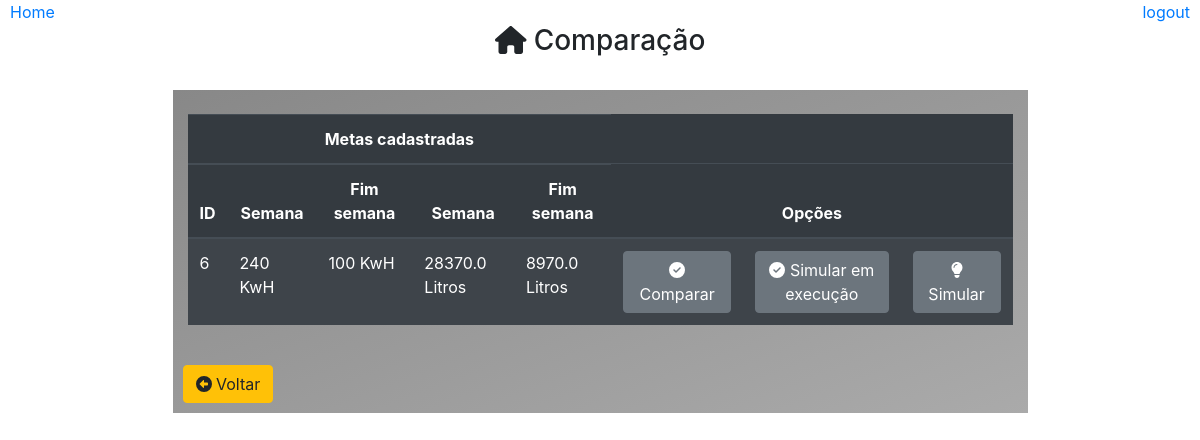
Page /simular/selecionar/meta?casa_id=1 on the earlier database version.
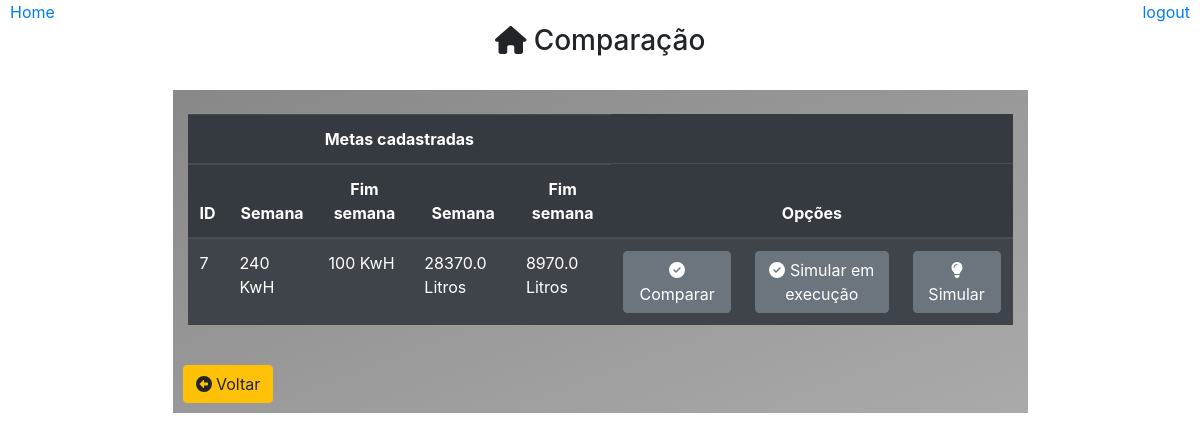
Same page on the later database version.
### core/models.py (models this page shows)
class MetaTreino(models.Model):
    casa = models.ForeignKey(Casa,on_delete=models.CASCADE)
    mes = models.CharField(max_length=30)
    reduzir_agua_semana = models.FloatField(default=0)
    reduzir_agua_feriado = models.FloatField(default=0)
    reduzir_energia_semana = models.FloatField(default=0)
    reduzir_energia_feriado = models.FloatField(default=0)
    class Meta:
        db_table = 'meta_treino'

### core/pages/comparar/views.py (the view)
# urls.py: path('simular/selecionar/meta', comparar.Exibir),
def Exibir(request):
    casa_id = request.GET.get('casa_id')
    if casa_id:
        casa = Casa.objects.get(id=casa_id)
        metas = MetaTreino.objects.filter(
            casa = casa
        )
        for item in metas:
            item.reduzir_energia_semana = round(item.reduzir_energia_semana /1000) #converto para Kwh
            item.reduzir_energia_feriado = round(item.reduzir_energia_feriado /1000)
            grupo = GrupoCoeficiente.objects.filter(meta_treino = item, gerador = "Algoritmo genetico").first()
            if grupo is None:
                item.treino = False
            else:
                item.treino = True
    dados = {
        'titulo':'Comparacoes',
        'casa': casa,
        'metas': metas,
    }
    return render(request, 'simulacao/comparar/menu.html',dados)

### templates/simulacao/comparar/menu.html (shortened to what this page needs)
{% extends "model-page.html" %}
{% block content %}
    <div align='center'>
        <br>
        <h3><i class="fas fa-home"></i> Comparação </h3><br>
        <div class="container">
            <div class="row">
                <div class="col col-6 col-sm-6 col-md-4 col-lg-9 col-xs-4 container box-gray">
                   <br>
                    {% if metas %}
                        <table class="table table-striped table-dark">
                            <thead>
                                <tr align="center">
                                    <th colspan="5">Metas cadastradas</th>
                                </tr>
                                <tr align="center">
                                    <th>ID</th>
                                    <th>Semana</th>
                                    <th>Fim semana</th>
                                    <th>Semana</th>
                                    <th>Fim semana</th>
                                    <th colspan="3">Opções</th>
                                </tr>
                             </thead>
                            {% for item in metas %}
                                <tr>
                                    <td>
                                        {{item.id}}
                                    </td>
                                    <td>
                                        {{item.reduzir_energia_semana}} KwH
                                    </td>
                                    <td>
                                        {{item.reduzir_energia_feriado}} KwH
                                    </td>
                                    <td>
                                        {{item.reduzir_agua_semana}} Litros
                                    </td>
                                    <td>
                                        {{item.reduzir_agua_feriado}} Litros
                                    </td>
                                    <td>
                                        <form action="/simular/selecionar/coeficientes" method="GET">
                                            <button type="submit" class="btn btn-secondary">
                                                <i class="fas fa-check-circle"></i>
                                                Comparar
                                            </button>
                                        </form>
                                    </td>
                                    <td>
                                        <form action="/simular/excecucao/selecionar/coeficientes" method="GET">
                                            <button type="submit" class="btn btn-secondary">
                                                <i class="fas fa-check-circle"></i>
                                                Simular em execução
                                            </button>
                                        </form>
                                    </td>
                                    <td>
                                        <form action="/simular/selecionar/executar" method="GET">
                                            <button type="submit" class="btn btn-secondary">
                                                <i class="fas fa-lightbulb"></i> Simular
                                            </button>
                                        </form>
                                    </td>
                                </tr>
                            {% endfor %}
                        </table>
                    {% else %}
                        <strong>
                            Ação nescessaria, gerar categorias para executar o treino
                        </strong>
                    {% endif %}
                    <br>
                    <a type="button" class="btn btn-warning" style="position: absolute; left: 10px;" href="/simular/meses/?id={{casa.id}}">
                        <i class='fas fa-arrow-alt-circle-left'></i> Voltar
                    </a><br><br>
                </div>
            </div>
        </div>
    </div>
{% endblock %}

### templates/model-page.html (shortened to what this page needs)
<!DOCTYPE html>
<html lang="en">
    <head>
        {% include 'model-header.html' %}
    </head>
    <body>
        {% load static %}
        {% block content %} {% endblock %}
    </body>
</html>

### templates/model-header.html (shortened to what this page needs)
<head>
    {% load static %}
    <link type="text/css" href="{% static 'css/all.css' %}" rel="stylesheet"/>
    <link rel="stylesheet" href="https://stackpath.bootstrapcdn.com/bootstrap/4.5.2/css/bootstrap.min.css">
    <link type="text/css" href="{% static 'css/style.css' %}" rel="stylesheet"/>
    {% if request.get_full_path != '/home/' %}
        <a style="position: fixed; left: 10px;" href="/home/">Home</a>
    {% endif %}
    {% if titulo != 'Login' %}
        <a style="position: fixed; right: 10px;" href="/logout">logout</a>
    {% endif %}
</head>

### static/css/all.css (style rules this page uses)
.fa-lightbulb:before { content: "\f0eb"; }

### static/css/style.css (style rules this page uses)
.box-gray { background-image: linear-gradient(to bottom right, #888888, #AAAAAA ); }

Differences in the rows shown:
removed MetaTreino: id "6", reduzir_energia_semana "240", reduzir_energia_feriado "100", reduzir_agua_semana "28370.0", reduzir_agua_feriado "8970.0"
added MetaTreino: id "7", reduzir_energia_semana "240", reduzir_energia_feriado "100", reduzir_agua_semana "28370.0", reduzir_agua_feriado "8970.0"
